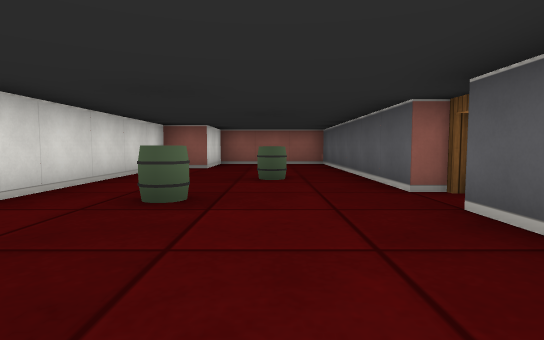
[1] (above)

21 first-person views from a walk through a cub3D level. The camera is about half as high as the walls, tilts 4° down and sees 80° across. The floor is counted in squares. Each view is taken from the middle of a square. On the plan, view 1 faces up. The plan holds only what a view shows up to about 9 squares ahead; the rest is blank.

[2]
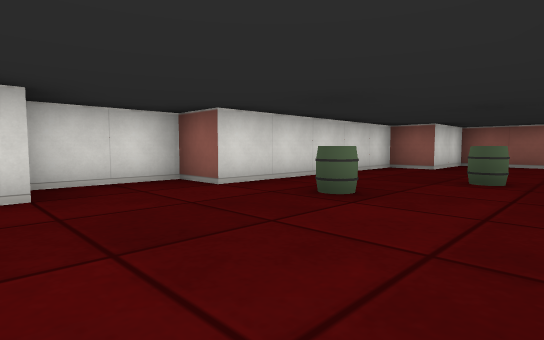

[3]
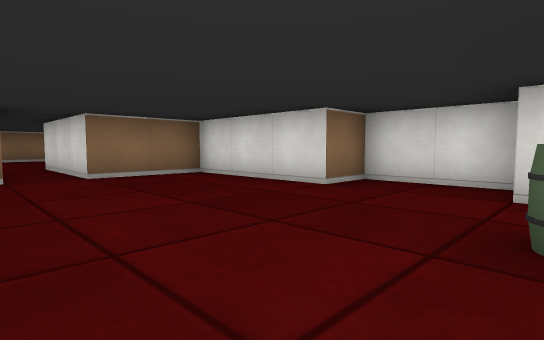

[4]
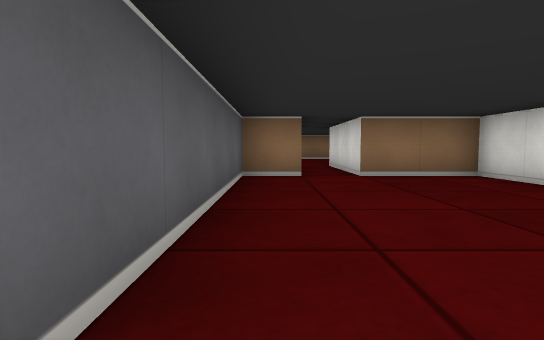

[5]
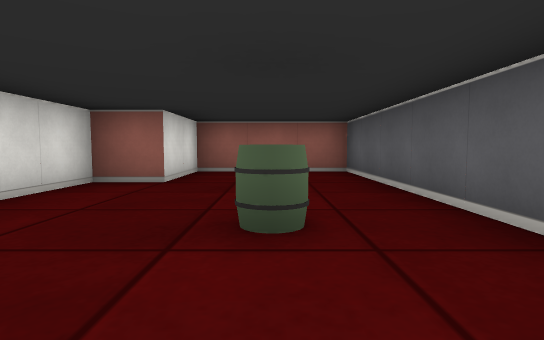

[6]
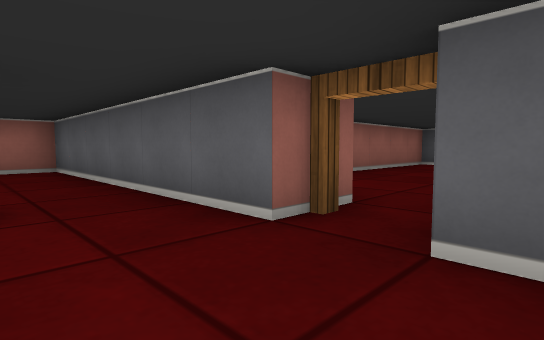

[7]
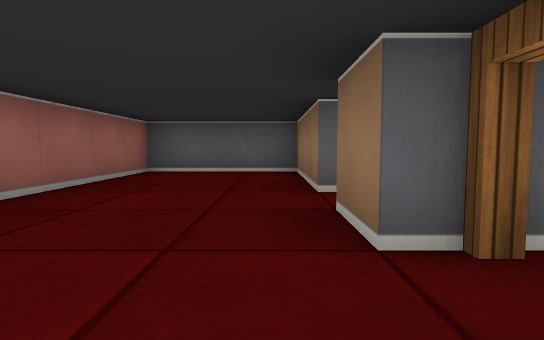

[8]
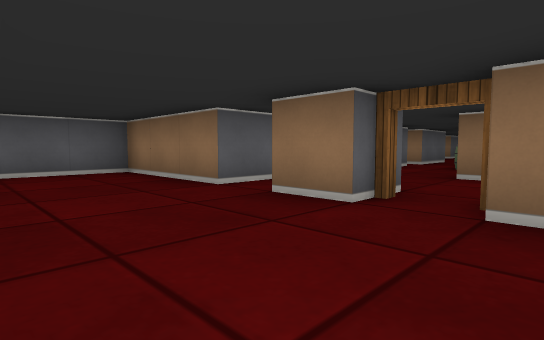

[9]
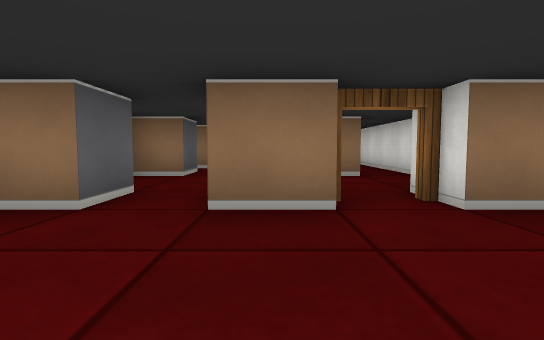

[10]
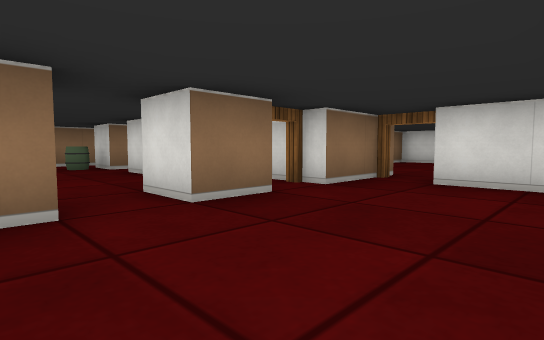

[11]
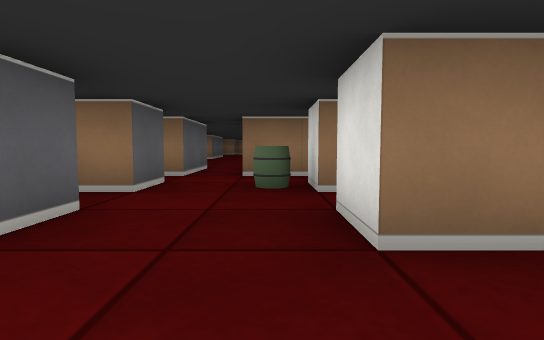

[12]
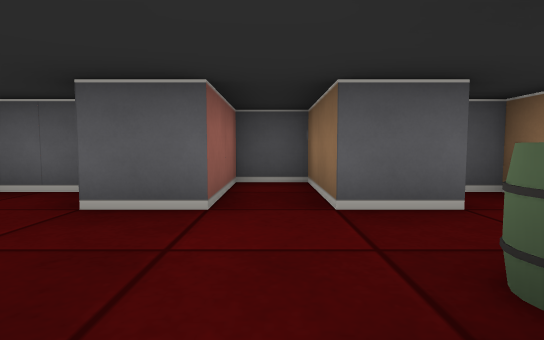

[13]
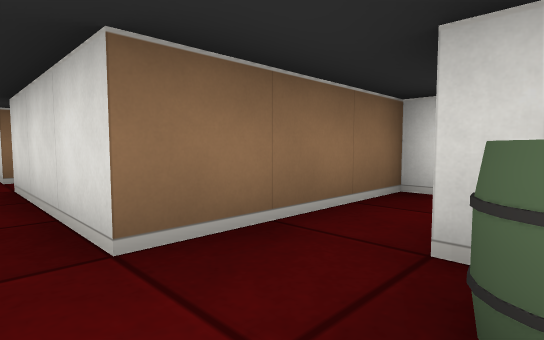

[14]
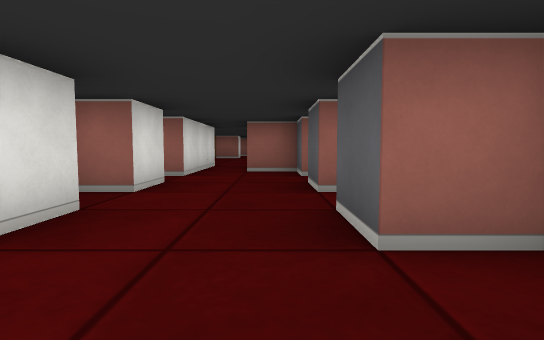

[15]
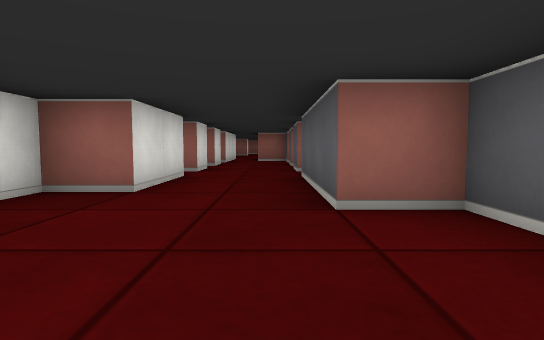

[16]
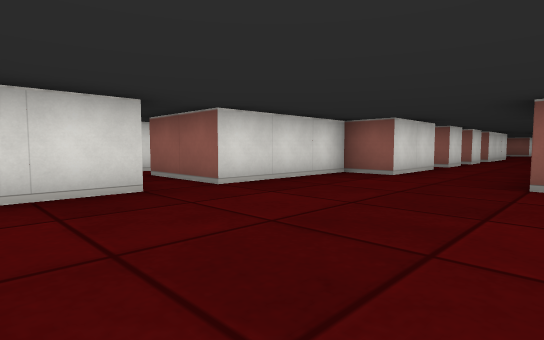

[17]
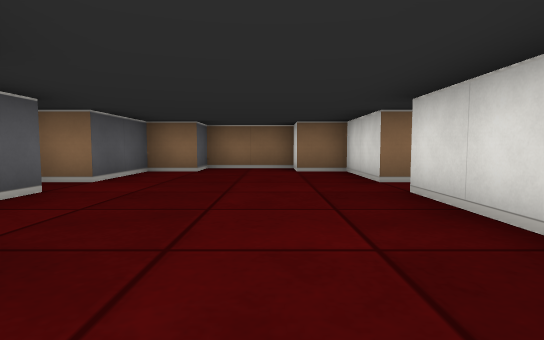

[18]
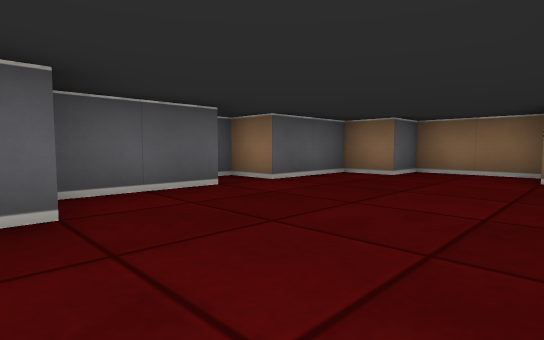

[19]
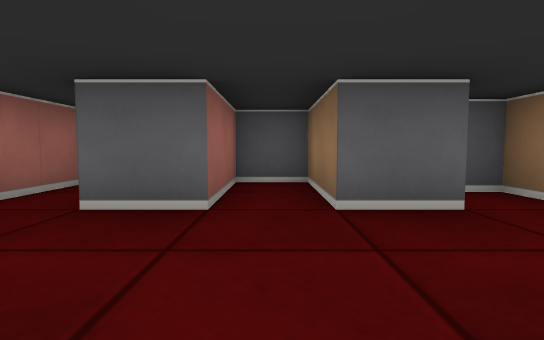

[20]
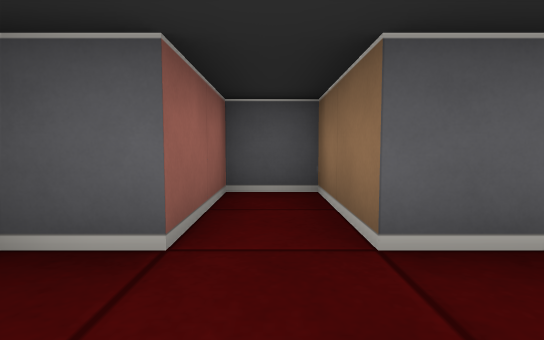

[21]
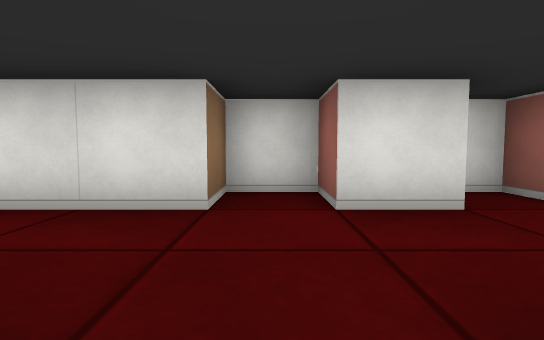

### Floor plan
Points are (right, up) in squares from view 1. A wall is a line through its corners. A room is listed if a view was taken in it or the views show most of it. See-through windows are left out.
Room 1 (views 1, 2, 3, 4, 5, 6)
walls: (1.5, 3.5) (1.5, 9.5) (-1.5, 9.5) (-1.5, 7.5) (-2.5, 7.5) (-2.5, 2.5) (-3.5, 2.5) (-3.5, 0.5) (-2.5, 0.5) (-2.5, -2.5) (-0.5, -2.5); (0.4, -2.5) (1.5, -2.5) (1.5, 2.5)
ways out: open door at (2, 3) to room 2; opening at (0, -2)
objects: barrel (-1, 3); barrel (0, 5)
Room 2 (views 7, 8, 9, 10)
walls: (4.5, 2.5) (5.5, 2.5) (5.5, 1.5); (6.5, 1.5) (6.5, 2.5) (9.5, 2.5) (9.5, 5.5) (5.8, 5.5); (2.5, 4.6) (2.5, 3.5); (1.5, 2.5) (3.5, 2.5)
ways out: open door at (2, 3) to room 1; opening at (6, 2) to room 3; open door at (4, 2) to room 3
Room 3 (views 11, 12, 13)
walls: (3.4, -0.5) (4.5, -0.5) (4.5, -1.5); (4, -2.5) (4.5, -2.5) (4.5, -3.5); (2.5, -0.8) (2.5, -4.5) (5.5, -4.5); (7.5, 0) (7.5, 1); (6.5, -3.6) (6.5, -2.5) (8.5, -2.5) (8.5, -1.5) (6.5, -1.5) (6.5, -0.5) (7.4, -0.5); (6.5, -4.5) (7.5, -4.5) (7.5, -4)
ways out: opening at (6, 2) to room 2; open door at (4, 2) to room 2; opening at (6, -4) to room 6
objects: barrel (5, -3)
Room 4 (views 14, 15, 16, 17, 18, 21)
walls: (8.5, -17.5) (8.5, -15.5) (7.5, -15.5) (7.5, -12.5); (4.5, -18.5) (4.5, -20.5) (5.5, -20.5) (5.5, -21.5) (7.5, -21.5) (7.5, -20.5) (8.5, -20.5) (8.5, -18.5) (9.5, -18.5) (9.5, -18.1); (7.9, -12.5) (8.5, -12.5) (8.5, -12); (8.4, -11.5) (7.5, -11.5); (5.5, -11.5) (4.5, -11.5) (4.5, -12.5) (5.5, -12.5) (5.5, -14.5) (4.5, -14.5) (4.5, -17.5)
ways out: opening at (6.5, -11) to room 5; opening at (3.5, -18)
Room 5 (view 19)
walls: (5.5, -10.4) (5.5, -11.5); (7.5, -11.5) (7.5, -10.5) (9.5, -10.5) (9.5, -9.5) (7.5, -9.5) (7.5, -8.5); (5.5, -8.5) (5.5, -9.5) (4.5, -9.5) (4.5, -10)
ways out: opening at (6.5, -11) to room 4; opening at (6.5, -9) to room 6
Room 6 (view 20)
walls: (7.5, -8.5) (9.5, -8.5) (9.5, -7.5) (7.5, -7.5) (7.5, -6.5) (6.5, -6.5) (6.5, -4.5); (5.5, -4.5) (5.5, -7.5)
ways out: opening at (6, -4) to room 3; opening at (6.5, -9) to room 5; opening at (5, -8)

Positions as (right, up) in squares from view 1, and headings:
1: (0, 0), facing up
2: (1, 0), facing up-left
3: (1, 3), facing down-left
4: (1, 3), facing down
5: (0, 3), facing up
6: (0, 2), facing up-right
7: (3, 3), facing right
8: (3, 5), facing down-right
9: (5, 5), facing down
10: (7, 5), facing down-left
11: (5, 1), facing down
12: (4, -2), facing right
13: (6, -3), facing down-left
14: (7, -13), facing up
15: (7, -18), facing up
16: (8, -20), facing up-left
17: (6, -14), facing down
18: (5, -15), facing down-right
19: (5, -10), facing right
20: (6, -8), facing right
21: (8, -12), facing left
